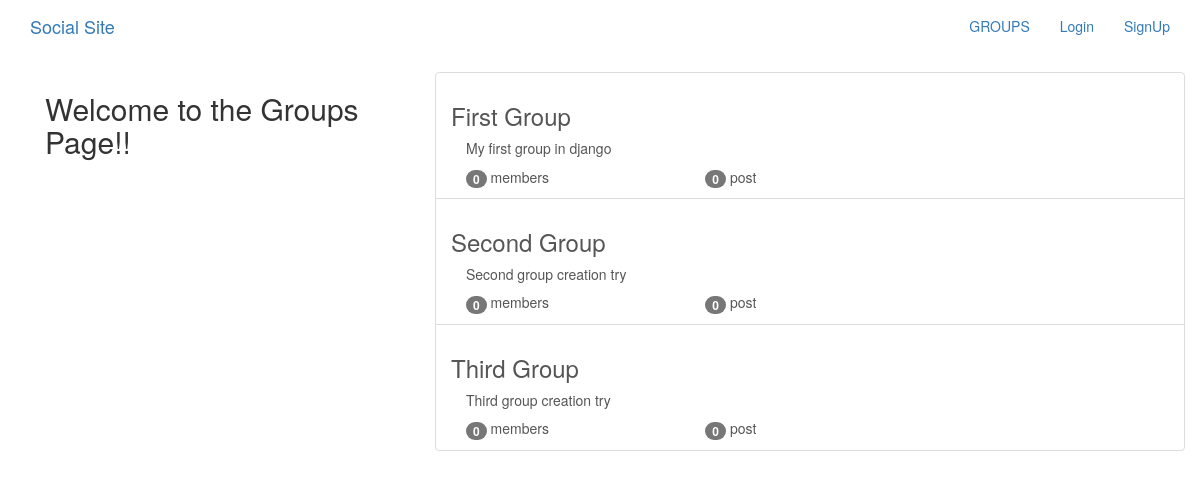
The page /groups/ on the database as committed earlier.
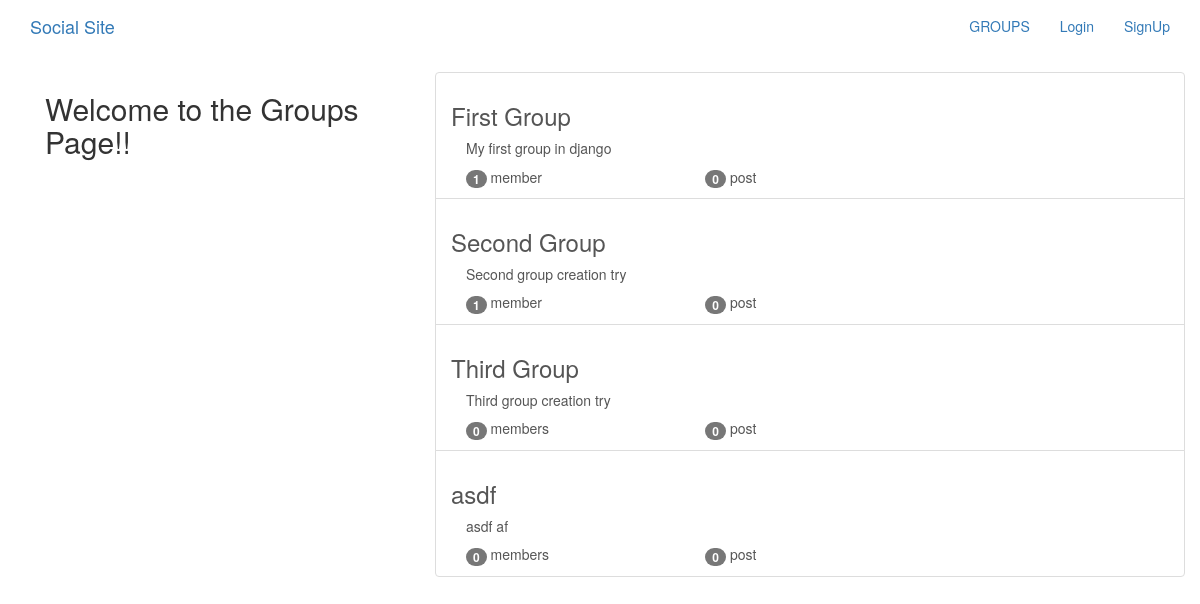
The same page on the database as committed later.
### groups/models.py (models this page shows, shortened)
class Group(models.Model):
    name = models.CharField(max_length=255, unique=True)
    slug = models.SlugField(allow_unicode=True, unique=True)
    description = models.TextField(blank=True, default='')
    description_html = models.TextField(editable=False, default='', blank=True)
    members = models.ManyToManyField(User,through="GroupMember")
    class Meta:
        ordering = ["name"]

### groups/views.py (the view)
# urls.py: path('', views.ListGroups.as_view(), name="all"),
class ListGroups(generic.ListView):
    model = Group

### groups/templates/groups/group_list.html (shortened to what this page needs)
{% extends 'groups/group_base.html' %}
{% block pregroup %}
<div class="col-md-4">
  <div class="content">
    <h2>Welcome to the Groups Page!!</h2>
  </div>
</div>
{% endblock %}
{% block group_content %}
  <div class="col-md-8">
    <div class="list_group">
      {% for group in object_list %}
        <a class = 'list-group-item' href="{% url 'groups:single' slug=group.slug %}">
          <h3 class='title lis-group-item-heading'>{{group.name}}</h3>
          <div class="list-group-item-text container-fluid">
            {{group.description_html|safe}}
            <div class="row">
              <div class="col-md-4">
                  <span class='badge'>{{group.members.count}}</span>
                  member{{group.members.count|pluralize}}
              </div>
              <div class="col-md-4">
                <span class='badge'>{{group.posts.count}}</span>
                post{{group.post.count|pluralize}}
              </div>
            </div>
          </div>
        </a>
      {% endfor %}
    </div>
  </div>
{% endblock %}

Rows that differ between the two databases and show on the page:
computed for Group "First Group": members.count "0" → "1"
computed for Group "Second Group": members.count "0" → "1"
added Group: name "asdf", description_html "asdf af", members.count "0", posts.count "0"
